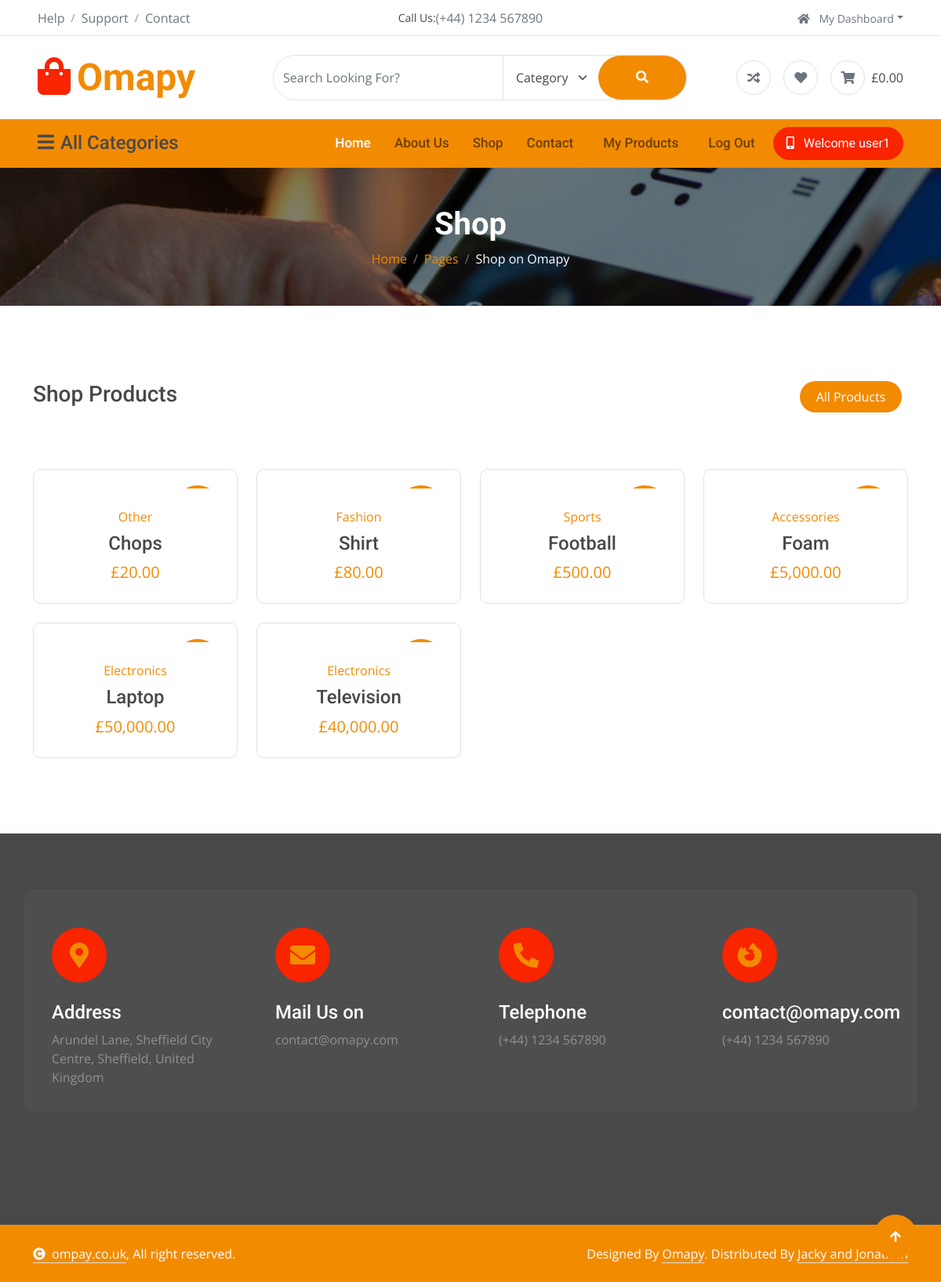
/shop/ (signed in), run on the app's committed database.
### tables this page shows
CREATE TABLE users (
  id INTEGER PRIMARY KEY AUTOINCREMENT,
  created TIMESTAMP DEFAULT CURRENT_TIMESTAMP,
  first_name TEXT NOT NULL,
  last_name TEXT NOT NULL,
  username TEXT UNIQUE NOT NULL,
  email TEXT NOT NULL,
  password TEXT NOT NULL,
  phone TEXT,
  whatsapp TEXT,
  selfie TEXT,
  address TEXT,
  city TEXT,
  postcode TEXT

  
);

CREATE TABLE products (
    id INTEGER PRIMARY KEY AUTOINCREMENT,
    created TIMESTAMP DEFAULT CURRENT_TIMESTAMP,
    user INTEGER NOT NULL REFERENCES users(id),
    product_name TEXT NOT NULL,
    product_price INTEGER NOT NULL,
    product_category TEXT,
    product_brand TEXT,
    product_description TEXT,
    product_image TEXT,
    product_gallery1 TEXT,
    product_gallery2 TEXT,
    product_gallery3 TEXT
);

### app.py (the view)
@app.route('/shop/')
def shop():
    shopProducts = get_all_products()
    return render_template('shop.html',title="Shop Products",products=shopProducts)

### template/shop.html (shortened to what this page needs)
{% extends "base.html" %}
{% block content %}
<div class="container-fluid page-header py-5">
    <h1 class="text-center text-white display-6 wow fadeInUp" data-wow-delay="0.1s">Shop</h1>
    <ol class="breadcrumb justify-content-center mb-0 wow fadeInUp" data-wow-delay="0.3s">
        <li class="breadcrumb-item"><a href="#">Home</a></li>
        <li class="breadcrumb-item"><a href="#">Pages</a></li>
        <li class="breadcrumb-item active text-white">Shop on Omapy</li>
    </ol>
</div>
<div class="container-fluid product py-5">
    <div class="container py-5">
        <div class="tab-class">
            <div class="row g-4">
                <div class="col-lg-4 text-start wow fadeInLeft" data-wow-delay="0.1s">
                    <h3>{{title}}</h3>
                </div>
                <div class="col-lg-8 text-end wow fadeInRight" data-wow-delay="0.1s">
                    <ul class="nav nav-pills d-inline-flex text-center mb-5">
                        <li class="nav-item mb-4">
                            <a class="d-flex mx-2 py-2 bg-light rounded-pill active" href="">
                                <span class="text-dark" style="width: 130px;">All Products</span>
                            </a>
                        </li>
                    </ul>
                </div>
            </div>
            <div class="tab-content">
                <div id="tab-1" class="tab-pane fade show p-0 active">
                    <div class="row g-4">
                        {% for product in products %}
                        <div class="col-md-6 col-lg-4 col-xl-3">
                            <div class="product-item rounded wow fadeInUp" data-wow-delay="0.1s">
                                <div class="product-item-inner border rounded">
                                    <div class="product-item-inner-item">
                                        {% if product['created'] | is_new %}
                                        <div class="product-new">New</div>
                                        {% endif %}
                                    </div>
                                    <div class="text-center rounded-bottom p-4">
                                        <a href="{{ url_for('product', id=product['id']) }}"
                                            class="d-block mb-2">{{product['product_category']}}</a>
                                        <a href="{{ url_for('product', id=product['id']) }}"
                                            class="d-block h4">{{product['product_name']}} </a>
                                        <span class="text-primary fs-5"> {{ product['product_price'] | gbp }}</span>
                                    </div>
                                </div>
                            </div>
                        </div>
                        {% else %}
                        <p class="text-muted">No products available.</p>
                        {% endfor %}
                    </div>
                </div>
            </div>
        </div>
    </div>
</div>
{% endblock %}

### template/base.html (shortened to what this page needs)
<!DOCTYPE html>
<html lang="en">
<head>
    <link rel="stylesheet" href="https://use.fontawesome.com/releases/v5.15.4/css/all.css" />
    <link href="https://cdn.jsdelivr.net/npm/bootstrap-icons@1.4.1/font/bootstrap-icons.css" rel="stylesheet">
    <link href="{{ url_for('static', filename='lib/animate/animate.min.css') }}" rel="stylesheet">
    <link href="{{ url_for('static', filename='lib/owlcarousel/assets/owl.carousel.min.css') }}" rel="stylesheet">
    <link href="{{ url_for('static', filename='css/bootstrap.min.css') }}" rel="stylesheet">
    <link href="{{url_for ('static', filename='css/style.css') }}" rel="stylesheet">
</head>
<body>
    <div class="container-fluid px-5 d-none border-bottom d-lg-block">
        <div class="row gx-0 align-items-center">
            <div class="col-lg-4 text-center text-lg-start mb-lg-0">
                <div class="d-inline-flex align-items-center" style="height: 45px;">
                    <a href="#" class="text-muted me-2"> Help</a><small> / </small>
                    <a href="#" class="text-muted mx-2"> Support</a><small> / </small>
                    <a href="#" class="text-muted ms-2"> Contact</a>
                </div>
            </div>
            <div class="col-lg-4 text-center d-flex align-items-center justify-content-center">
                <small class="text-dark">Call Us:</small>
                <a href="#" class="text-muted">(+44) 1234 567890</a>
            </div>
            <div class="col-lg-4 text-center text-lg-end">
                <div class="d-inline-flex align-items-center" style="height: 45px;">
                    <div class="dropdown">
                        <a href="#" class="dropdown-toggle text-muted ms-2" data-bs-toggle="dropdown"><small><i
                                    class="fa fa-home me-2"></i> My Dashboard</small></a>
                    </div>
                </div>
            </div>
        </div>
    </div>
    <div class="container-fluid px-5 py-4 d-none d-lg-block">
        <div class="row gx-0 align-items-center text-center">
            <div class="col-md-4 col-lg-3 text-center text-lg-start">
                <div class="d-inline-flex align-items-center">
                    <a href="" class="navbar-brand p-0">
                        <h1 class="display-5 text-primary m-0"><i
                                class="fas fa-shopping-bag text-secondary me-2"></i>Omapy</h1>
                    </a>
                </div>
            </div>
            <div class="col-md-4 col-lg-6 text-center">
                <div class="position-relative ps-4">
                    <div class="d-flex border rounded-pill">
                        <input class="form-control border-0 rounded-pill w-100 py-3" type="text"
                            data-bs-target="#dropdownToggle123" placeholder="Search Looking For?">
                        <select class="form-select text-dark border-0 border-start rounded-0 p-3" style="width: 200px;">
                            <option value="All Category">Category</option>
                        </select>
                        <button type="button" class="btn btn-primary rounded-pill py-3 px-5" style="border: 0;"><i
                                class="fas fa-search"></i></button>
                    </div>
                </div>
            </div>
            <div class="col-md-4 col-lg-3 text-center text-lg-end">
                <div class="d-inline-flex align-items-center">
                    <a href="#" class="text-muted d-flex align-items-center justify-content-center me-3"><span
                            class="rounded-circle btn-md-square border"><i class="fas fa-random"></i></i></a>
                    <a href="#" class="text-muted d-flex align-items-center justify-content-center me-3"><span
                            class="rounded-circle btn-md-square border"><i class="fas fa-heart"></i></a>
                    <a href="#" class="text-muted d-flex align-items-center justify-content-center"><span
                            class="rounded-circle btn-md-square border"><i class="fas fa-shopping-cart"></i></span>
                        <span class="text-dark ms-2">£0.00</span></a>
                </div>
            </div>
        </div>
    </div>
    <div class="container-fluid nav-bar p-0">
        <div class="row gx-0 bg-primary px-5 align-items-center">
            <div class="col-lg-3 d-none d-lg-block">
                <nav class="navbar navbar-light position-relative" style="width: 250px;">
                    <button class="navbar-toggler border-0 fs-4 w-100 px-0 text-start" type="button"
                        data-bs-toggle="collapse" data-bs-target="#allCat">
                        <h4 class="m-0"><i class="fa fa-bars me-2"></i>All Categories</h4>
                    </button>
                </nav>
            </div>
            <div class="col-12 col-lg-9">
                <nav class="navbar navbar-expand-lg navbar-light bg-primary ">
                    <div class="collapse navbar-collapse" id="navbarCollapse">
                        <div class="navbar-nav ms-auto py-0">
                            <a href="/" class="nav-item nav-link active">Home</a>
                            <a href="/about" class="nav-item nav-link">About Us</a>
                            <a href="/shop" class="nav-item nav-link">Shop</a>
                            <a href="/contact" class="nav-item nav-link me-2">Contact</a>
                            {% if session['user_id'] %}
                            <a href="/products" class="nav-item nav-link me-2">My Products</a>
                            <a href="/logout" class="nav-item nav-link me-2">Log Out</a>
                            {% else %}
                            <a href="/register" class="nav-item nav-link me-2">Register</a>
                            <a href="/login" class="nav-item nav-link me-2">Login</a>
                            {% endif %}
                        </div>
                        {% if session['user_id'] %}
                        <a href="" class="btn btn-secondary rounded-pill py-2 px-4 px-lg-3 mb-3 mb-md-3 mb-lg-0"><i
                                class="fa fa-mobile-alt me-2"></i> Welcome {{ username }} </a>
                        {% else %}
                        <a href="" class="btn btn-secondary rounded-pill py-2 px-4 px-lg-3 mb-3 mb-md-3 mb-lg-0"><i
                                class="fa fa-mobile-alt me-2"></i> Welcome Pyshoppers </a>
                        {% endif %}
                    </div>
                </nav>
            </div>
        </div>
    </div>
    {% block content %}{% endblock %}
    <div class="container-fluid footer py-5 wow fadeIn" data-wow-delay="0.2s">
        <div class="container py-5">
            <div class="row g-4 rounded mb-5" style="background: rgba(255, 255, 255, .03);">
                <div class="col-md-6 col-lg-6 col-xl-3">
                    <div class="rounded p-4">
                        <div class="rounded-circle bg-secondary d-flex align-items-center justify-content-center mb-4"
                            style="width: 70px; height: 70px;">
                            <i class="fas fa-map-marker-alt fa-2x text-primary"></i>
                        </div>
                        <div>
                            <h4 class="text-white">Address</h4>
                            <p class="mb-2">Arundel Lane, Sheffield City Centre, Sheffield, United Kingdom</p>
                        </div>
                    </div>
                </div>
                <div class="col-md-6 col-lg-6 col-xl-3">
                    <div class="rounded p-4">
                        <div class="rounded-circle bg-secondary d-flex align-items-center justify-content-center mb-4"
                            style="width: 70px; height: 70px;">
                            <i class="fas fa-envelope fa-2x text-primary"></i>
                        </div>
                        <div>
                            <h4 class="text-white">Mail Us on</h4>
                            <p class="mb-2">contact@omapy.com</p>
                        </div>
                    </div>
                </div>
                <div class="col-md-6 col-lg-6 col-xl-3">
                    <div class="rounded p-4">
                        <div class="rounded-circle bg-secondary d-flex align-items-center justify-content-center mb-4"
                            style="width: 70px; height: 70px;">
                            <i class="fa fa-phone-alt fa-2x text-primary"></i>
                        </div>
                        <div>
                            <h4 class="text-white">Telephone</h4>
                            <p class="mb-2">(+44) 1234 567890</p>
                        </div>
                    </div>
                </div>
                <div class="col-md-6 col-lg-6 col-xl-3">
                    <div class="rounded p-4">
                        <div class="rounded-circle bg-secondary d-flex align-items-center justify-content-center mb-4"
                            style="width: 70px; height: 70px;">
                            <i class="fab fa-firefox-browser fa-2x text-primary"></i>
                        </div>
                        <div>
                            <h4 class="text-white">contact@omapy.com</h4>
                            <p class="mb-2">(+44) 1234 567890</p>
                        </div>
                    </div>
                </div>
            </div>
        </div>
    </div>
    <div class="container-fluid copyright py-4">
        <div class="container">
            <div class="row g-4 align-items-center">
                <div class="col-md-6 text-center text-md-start mb-md-0">
                    <span class="text-white"><a href="#" class="border-bottom text-white"><i
                                class="fas fa-copyright text-light me-2"></i>ompay.co.uk</a>, All right
                        reserved.</span>
                </div>
                <div class="col-md-6 text-center text-md-end text-white">
                    Designed By <a class="border-bottom text-white" href="https://htmlcodex.com">Omapy</a>.
                    Distributed By <a class="border-bottom text-white" href="https://themewagon.com">Jacky and
                        Jonathan</a>
                </div>
            </div>
        </div>
    </div>
    <a href="#" class="btn btn-primary btn-lg-square back-to-top"><i class="fa fa-arrow-up"></i></a>
</body>
</html>

### data on the page
users: username "user1"
products: product_category "Other", product_price|gbp "£20.00"
products: product_category "Fashion", product_price|gbp "£80.00"
products: product_category "Sports", product_price|gbp "£500.00"
products: product_category "Accessories", product_price|gbp "£5,000.00"
products: product_category "Electronics", product_price|gbp "£50,000.00"
products: product_category "Electronics", product_price|gbp "£40,000.00"

### other printed values
{{ title }} "Shop Products"
